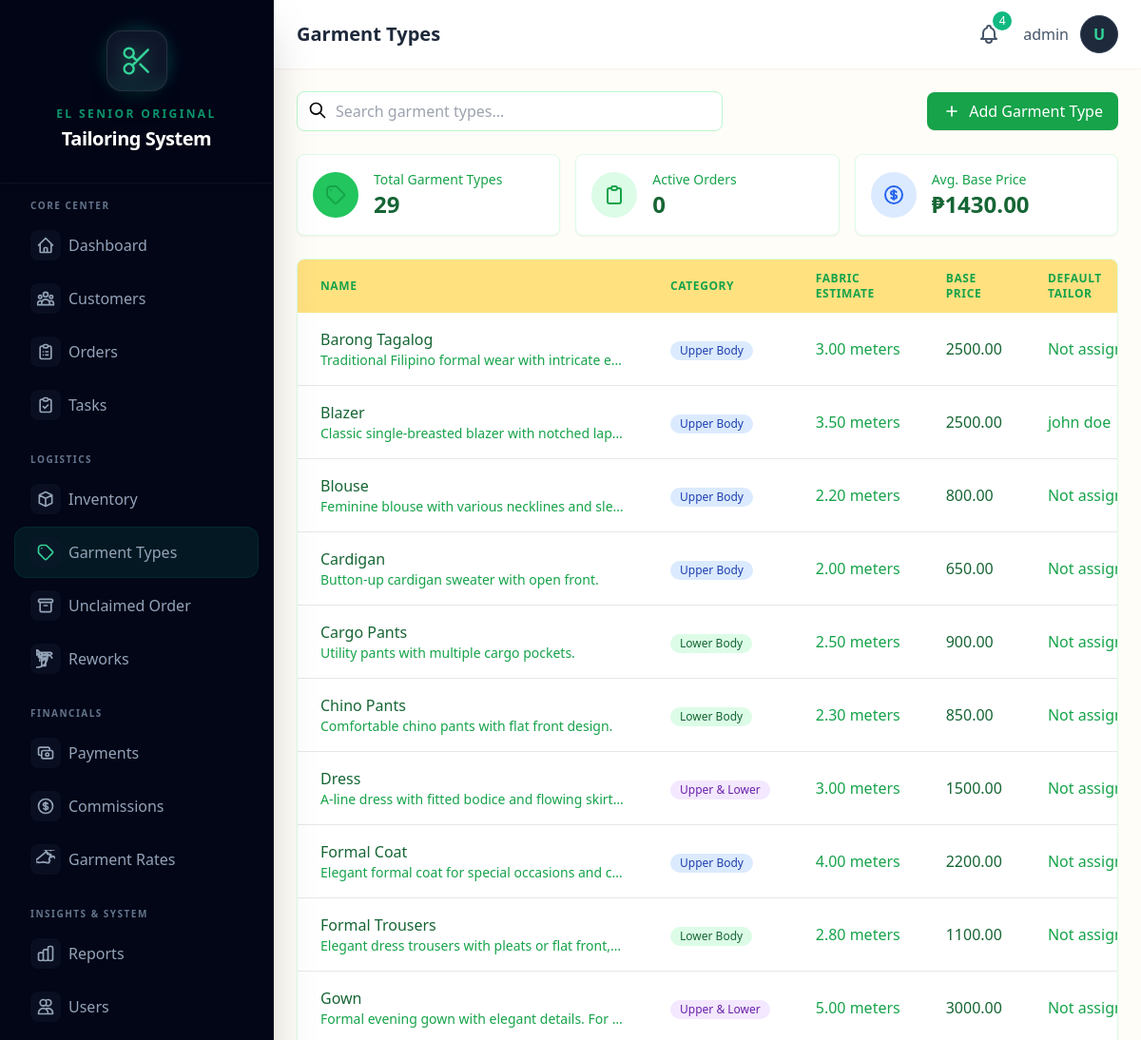
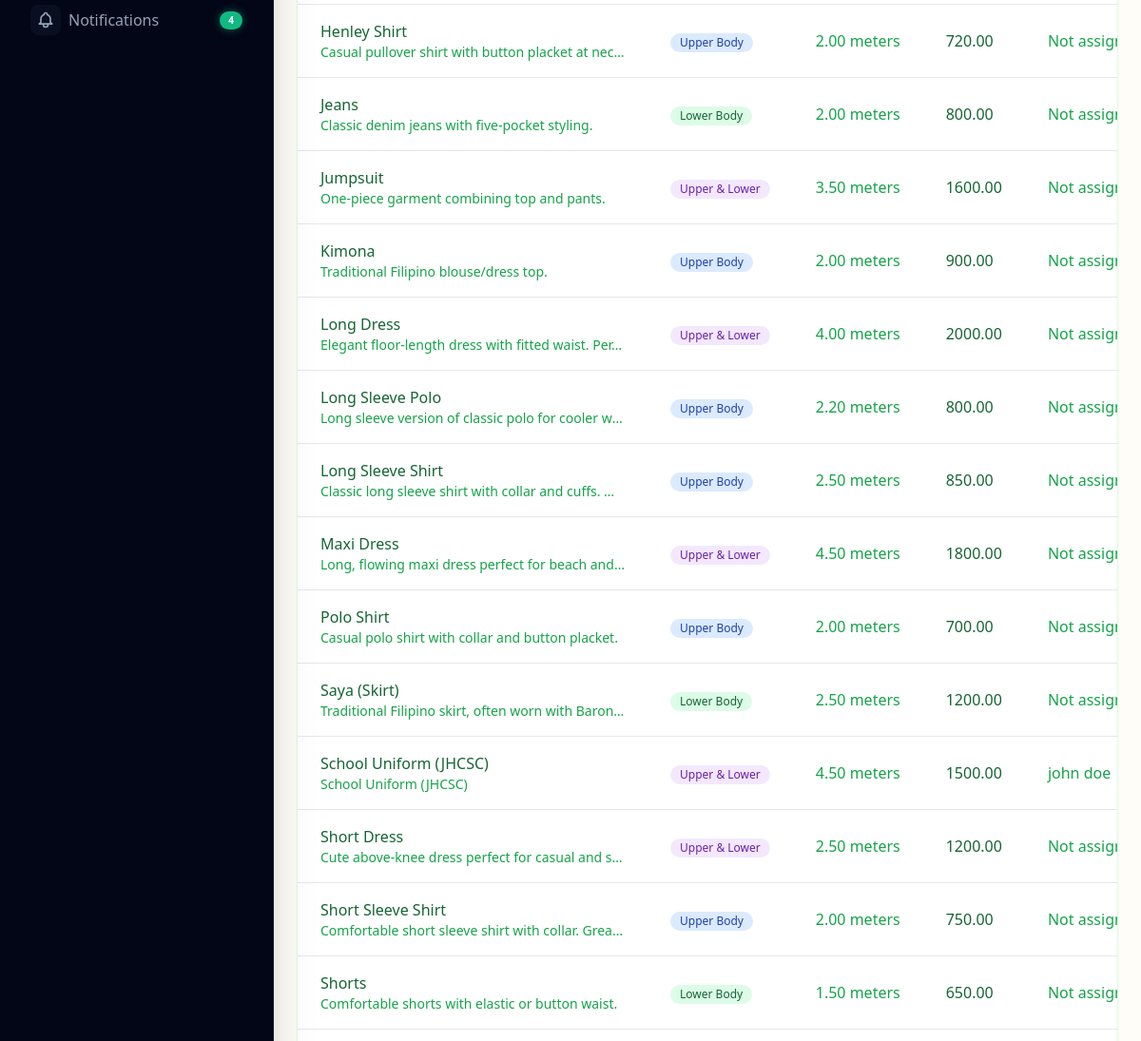
The app's page /garments/ (signed in, upper part), older data (2 pictures, top to bottom).
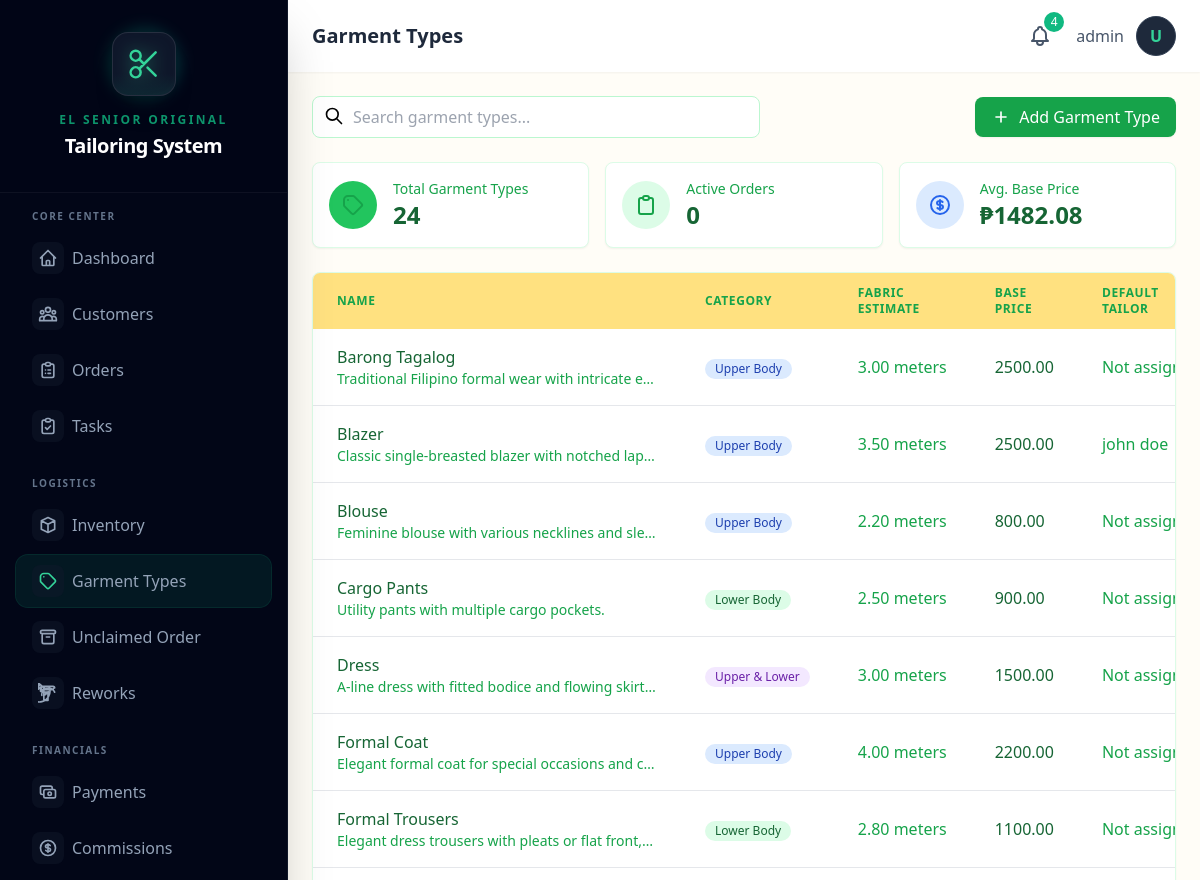
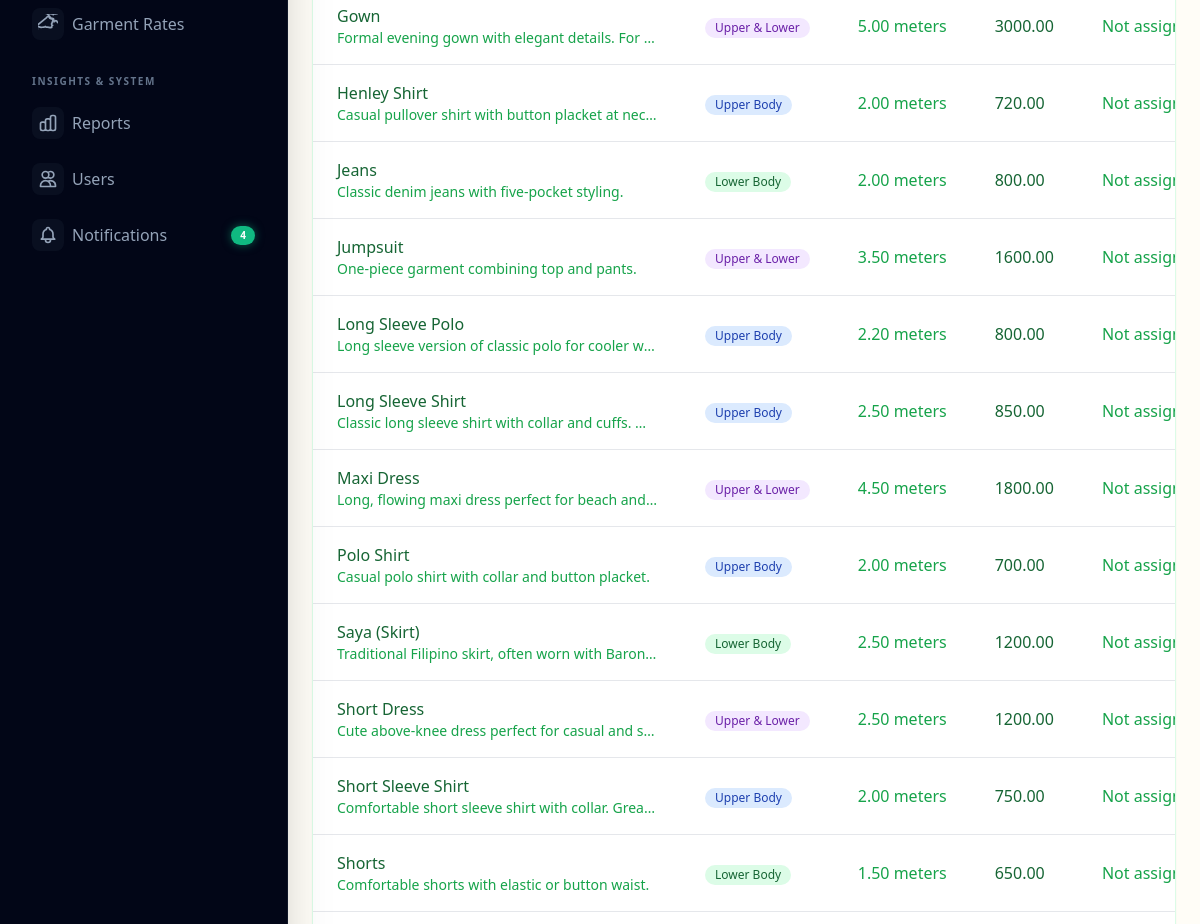
The same page, newer data (2 pictures, top to bottom).
### core/models.py (models this page shows, shortened)
class GarmentType(models.Model):
    name = models.CharField(max_length=200)
    description = models.TextField(blank=True)
    garment_category = models.CharField(
        max_length=20,
        choices=[
            ('upper', 'Upper Body'),
            ('lower', 'Lower Body'),
            ('both', 'Upper & Lower (Both)'),
        ],
        default='upper',
        help_text="Category of garment for measurement purposes"
    )
    estimated_fabric_meters = models.DecimalField(
        max_digits=5,
        decimal_places=2,
        help_text="Estimated fabric meters required per garment"
    )
    base_price = models.DecimalField(
        max_digits=10,
        decimal_places=2,
        default=0,
        help_text="Base tailoring price"
    )
    default_tailor = models.ForeignKey(
        User,
        on_delete=models.SET_NULL,
        null=True,
        blank=True,
        related_name='specialized_garments',
        help_text="Default tailor for this garment type"
    )
    created_at = models.DateTimeField(auto_now_add=True)
    updated_at = models.DateTimeField(auto_now=True)
    class Meta:
        ordering = ['name']

### core/views.py (the view)
    def wrapper(request, *args, **kwargs):
        if not request.user.is_authenticated:
            return redirect("login")
        if not hasattr(request.user, "profile") or not request.user.profile.is_admin:
            messages.error(request, "Admin access required.")
            return redirect("dashboard")
        return view_func(request, *args, **kwargs)

### core/context_processors.py (called while the page is built)
def shop_info(request):
    return {
        'SHOP_NAME': getattr(settings, 'SHOP_NAME', 'El Senior Original Tailoring'),
        'SHOP_ADDRESS': getattr(settings, 'SHOP_ADDRESS', ''),
        'SHOP_PHONE': getattr(settings, 'SHOP_PHONE', ''),
    }

def notifications(request):
    if not request.user.is_authenticated:
        return {
            'unread_notification_count': 0,
            'recent_notifications': [],
            'has_unread_notifications': False,
        }
    from .models import Notification
    unread_count = Notification.get_unread_count(request.user)
    recent_notifications = Notification.get_recent_notifications(request.user, limit=10)
    urgent_count = Notification.objects.filter(
        recipient=request.user,
        is_read=False,
        priority__in=['urgent', 'high']
    ).count()
    return {
        'unread_notification_count': unread_count,
        'recent_notifications': recent_notifications,
        'has_unread_notifications': unread_count > 0,
        'urgent_notification_count': urgent_count,
        'has_urgent_notifications': urgent_count > 0,
    }

### core/models.py (called while the page is built)
    @property
    def is_admin(self):
        return self.role == 'admin'

### templates/garments/list.html (shortened to what the changed rows need)
{% extends 'base.html' %}
{% block page_title %}Garment Types{% endblock %}
{% block content %}
<div class="space-y-6">
    <div class="grid grid-cols-1 sm:grid-cols-3 gap-4">
        <div class="bg-white rounded-lg shadow-sm p-4 border border-green-100">
            <div class="flex items-center">
                <div class="ml-4">
                    <p class="text-sm font-medium text-green-600">Total Garment Types</p>
                    <p class="text-2xl font-bold text-green-800">{{ total_garment_types|default:"0" }}</p>
                </div>
            </div>
        </div>
        <div class="bg-white rounded-lg shadow-sm p-4 border border-green-100">
            <div class="flex items-center">
                <div class="ml-4">
                    <p class="text-sm font-medium text-green-600">Avg. Base Price</p>
                    <p class="text-2xl font-bold text-green-800">₱{{ avg_base_price|floatformat:2|default:"0.00" }}</p>
                </div>
            </div>
        </div>
    </div>
    <div id="garment-table-container" class="bg-white rounded-lg shadow-sm border border-green-100 overflow-hidden">
        {% if garment_types %}
        <div class="overflow-x-auto">
            <table class="w-full">
                 <thead class="bg-cream-500">
                     <tr>
                         <th class="px-6 py-3 text-left text-xs font-semibold text-green-600 uppercase tracking-wider">Name</th>
                         <th class="px-6 py-3 text-left text-xs font-semibold text-green-600 uppercase tracking-wider">Category</th>
                         <th class="px-6 py-3 text-left text-xs font-semibold text-green-600 uppercase tracking-wider">Fabric Estimate</th>
                         <th class="px-6 py-3 text-left text-xs font-semibold text-green-600 uppercase tracking-wider">Base Price</th>
                         <th class="px-6 py-3 text-left text-xs font-semibold text-green-600 uppercase tracking-wider">Default Tailor</th>
                     </tr>
                 </thead>
                 <tbody class="divide-y divide-brown-100">
                     {% for garment in garment_types %}
                     <tr class="hover:bg-pink-5000 transition-colors">
                         <td class="px-6 py-4 whitespace-nowrap">
                             <a href="{% url 'garment_type_detail' garment.pk %}"
                                up-layer="new modal"
                                up-target="#main-content"
                                class="text-green-800 font-medium hover:text-green-600 transition-colors">
                                 {{ garment.name }}
                             </a>
                             {% if garment.description %}
                             <p class="text-sm text-green-600 truncate max-w-xs">{{ garment.description|truncatechars:50 }}</p>
                             {% endif %}
                         </td>
                         <td class="px-6 py-4 whitespace-nowrap">
                             <span class="inline-flex items-center px-2.5 py-0.5 rounded-full text-xs font-medium
                                 {% if garment.garment_category == 'upper' %}
                                     bg-blue-100 text-blue-800
                                 {% elif garment.garment_category == 'lower' %}
                                     bg-green-100 text-green-800
                                 {% elif garment.garment_category == 'both' %}
                                     bg-purple-100 text-purple-800
                                 {% else %}
                                     bg-gray-100 text-gray-800
                                 {% endif %}">
                                 {% if garment.garment_category == 'upper' %}Upper Body{% endif %}
                                 {% if garment.garment_category == 'lower' %}Lower Body{% endif %}
                                 {% if garment.garment_category == 'both' %}Upper & Lower{% endif %}
                             </span>
                         </td>
                         <td class="px-6 py-4 whitespace-nowrap text-green-600">
                             {{ garment.estimated_fabric_meters }} meters
                         </td>
                         <td class="px-6 py-4 whitespace-nowrap text-green-800 font-medium">
                             {{ garment.base_price|floatformat:2 }}
                         </td>
                         <td class="px-6 py-4 whitespace-nowrap text-green-600">
                             {% if garment.default_tailor %}
                                 {{ garment.default_tailor.get_full_name|default:garment.default_tailor.username }}
                             {% else %}
                                 <span class="text-cream-600">Not assigned</span>
                             {% endif %}
                         </td>
                     </tr>
                     {% endfor %}
                 </tbody>
            </table>
        </div>
        {% endif %}
    </div>
</div>
{% endblock %}

Row changes from the older to the newer data that the page shows:
removed GarmentType: name "Cardigan", description "Button-up cardigan sweater with open front.", garment_category "Upper Body", estimated_fabric_meters "2.00", base_price "650.00", shows "Not…"
removed GarmentType: name "Chino Pants", description "Comfortable chino pants with flat front design.", garment_category "Lower Body", estimated_fabric_meters "2.30", base_price "850.00", shows "Not…"
removed GarmentType: name "Kimona", description "Traditional Filipino blouse/dress top.", garment_category "Upper Body", estimated_fabric_meters "2.00", base_price "900.00", shows "Not…"
removed GarmentType: name "Long Dress", description "Elegant floor-length dress with fitted waist. Per…", garment_category "Upper & Lower", estimated_fabric_meters "4.00", base_price "2000.00", shows "Not…"
removed GarmentType: name "School Uniform (JHCSC)", description "School Uniform (JHCSC)", garment_category "Upper & Lower", estimated_fabric_meters "4.50", base_price "1500.00", default_tailor.get_full_name "john doe"
Text that changed along with them:
{{ total_garment_types|default:"0" }}: "29" → "24"
{{ avg_base_price|floatformat:2|default:"0.00" }}: "1430.00" → "1482.08"
